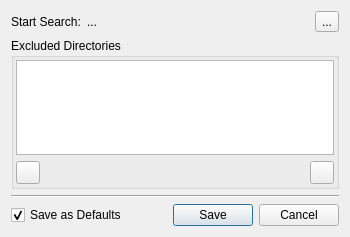
<?xml version="1.0" encoding="UTF-8"?>
<ui version="4.0">
 <class>ConfigUI</class>
 <widget class="QDialog" name="ConfigUI">
  <property name="geometry">
   <rect>
    <x>0</x>
    <y>0</y>
    <width>350</width>
    <height>237</height>
   </rect>
  </property>
  <property name="windowTitle">
   <string>Search Configuration</string>
  </property>
  <layout class="QFormLayout" name="formLayout">
   <item row="0" column="0">
    <widget class="QLabel" name="label">
     <property name="text">
      <string>Start Search:</string>
     </property>
    </widget>
   </item>
   <item row="0" column="1">
    <layout class="QHBoxLayout" name="horizontalLayout">
     <item>
      <widget class="QLabel" name="label_start">
       <property name="text">
        <string notr="true">...</string>
       </property>
       <property name="wordWrap">
        <bool>true</bool>
       </property>
      </widget>
     </item>
     <item>
      <widget class="QToolButton" name="tool_getStartDir">
       <property name="text">
        <string>...</string>
       </property>
      </widget>
     </item>
    </layout>
   </item>
   <item row="1" column="0" colspan="2">
    <widget class="QGroupBox" name="groupBox">
     <property name="title">
      <string>Excluded Directories</string>
     </property>
     <layout class="QVBoxLayout" name="verticalLayout">
      <property name="leftMargin">
       <number>2</number>
      </property>
      <property name="topMargin">
       <number>2</number>
      </property>
      <property name="rightMargin">
       <number>2</number>
      </property>
      <property name="bottomMargin">
       <number>2</number>
      </property>
      <item>
       <widget class="QListWidget" name="list_excludes">
        <property name="selectionMode">
         <enum>QAbstractItemView::MultiSelection</enum>
        </property>
        <property name="sortingEnabled">
         <bool>true</bool>
        </property>
       </widget>
      </item>
      <item>
       <layout class="QHBoxLayout" name="horizontalLayout_2">
        <item>
         <widget class="QToolButton" name="tool_rmdir">
          <property name="text">
           <string notr="true"/>
          </property>
         </widget>
        </item>
        <item>
         <spacer name="horizontalSpacer">
          <property name="orientation">
           <enum>Qt::Horizontal</enum>
          </property>
          <property name="sizeHint" stdset="0">
           <size>
            <width>40</width>
            <height>20</height>
           </size>
          </property>
         </spacer>
        </item>
        <item>
         <widget class="QToolButton" name="tool_adddirs">
          <property name="text">
           <string notr="true"/>
          </property>
         </widget>
        </item>
       </layout>
      </item>
     </layout>
    </widget>
   </item>
   <item row="2" column="0" colspan="2">
    <widget class="Line" name="line">
     <property name="orientation">
      <enum>Qt::Horizontal</enum>
     </property>
    </widget>
   </item>
   <item row="3" column="0" colspan="2">
    <layout class="QHBoxLayout" name="horizontalLayout_3">
     <item>
      <widget class="QCheckBox" name="check_setDefaults">
       <property name="text">
        <string>Save as Defaults</string>
       </property>
       <property name="checked">
        <bool>true</bool>
       </property>
      </widget>
     </item>
     <item>
      <spacer name="horizontalSpacer_2">
       <property name="orientation">
        <enum>Qt::Horizontal</enum>
       </property>
       <property name="sizeHint" stdset="0">
        <size>
         <width>40</width>
         <height>20</height>
        </size>
       </property>
      </spacer>
     </item>
     <item>
      <widget class="QDialogButtonBox" name="buttonBox">
       <property name="standardButtons">
        <set>QDialogButtonBox::Cancel|QDialogButtonBox::Save</set>
       </property>
      </widget>
     </item>
    </layout>
   </item>
  </layout>
 </widget>
 <resources/>
 <connections/>
</ui>
